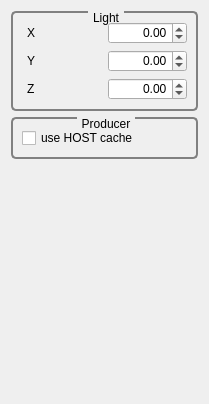
<?xml version="1.0" encoding="UTF-8"?>
<ui version="4.0">
 <class>GvtQCustomEditor</class>
 <widget class="QWidget" name="GvtQCustomEditor">
  <property name="geometry">
   <rect>
    <x>0</x>
    <y>0</y>
    <width>209</width>
    <height>404</height>
   </rect>
  </property>
  <property name="windowTitle">
   <string>Custom Editor</string>
  </property>
  <property name="styleSheet">
   <string>QGroupBox
{
     background-color: qlineargradient(x1: 0, y1: 0, x2: 0, y2: 1,
                                       stop: 0 #E0E0E0, stop: 1 #FFFFFF);
     border: 2px solid gray;
     border-radius: 5px;
     margin-top: 1ex; /* leave space at the top for the title */
 }

 QGroupBox::title
{
	 subcontrol-origin: margin;
     subcontrol-position: top center; /* position at the top center */
     padding: 0 3px;
     background-color: qlineargradient(x1: 0, y1: 0, x2: 0, y2: 1,
                                       stop: 0 #FFOECE, stop: 1 #FFFFFF);
 }

QLabel
{
	border-radius: 4px;
	padding: 2px;
 }
</string>
  </property>
  <layout class="QVBoxLayout" name="verticalLayout_2">
   <item>
    <widget class="QGroupBox" name="groupBox_2">
     <property name="title">
      <string>Light</string>
     </property>
     <layout class="QGridLayout" name="gridLayout_2">
      <item row="0" column="0">
       <widget class="QLabel" name="label_4">
        <property name="text">
         <string>X</string>
        </property>
       </widget>
      </item>
      <item row="0" column="1">
       <widget class="QDoubleSpinBox" name="_lightXDoubleSpinBox">
        <property name="alignment">
         <set>Qt::AlignRight|Qt::AlignTrailing|Qt::AlignVCenter</set>
        </property>
        <property name="minimum">
         <double>-99.989999999999995</double>
        </property>
        <property name="singleStep">
         <double>0.100000000000000</double>
        </property>
       </widget>
      </item>
      <item row="1" column="0">
       <widget class="QLabel" name="label_5">
        <property name="text">
         <string>Y</string>
        </property>
       </widget>
      </item>
      <item row="1" column="1">
       <widget class="QDoubleSpinBox" name="_lightYDoubleSpinBox">
        <property name="alignment">
         <set>Qt::AlignRight|Qt::AlignTrailing|Qt::AlignVCenter</set>
        </property>
        <property name="minimum">
         <double>-99.989999999999995</double>
        </property>
        <property name="singleStep">
         <double>0.100000000000000</double>
        </property>
       </widget>
      </item>
      <item row="2" column="0">
       <widget class="QLabel" name="label_6">
        <property name="text">
         <string>Z</string>
        </property>
       </widget>
      </item>
      <item row="2" column="1">
       <widget class="QDoubleSpinBox" name="_lightZDoubleSpinBox">
        <property name="alignment">
         <set>Qt::AlignRight|Qt::AlignTrailing|Qt::AlignVCenter</set>
        </property>
        <property name="minimum">
         <double>-99.989999999999995</double>
        </property>
        <property name="singleStep">
         <double>0.100000000000000</double>
        </property>
       </widget>
      </item>
     </layout>
    </widget>
   </item>
   <item>
    <widget class="QGroupBox" name="groupBox">
     <property name="enabled">
      <bool>true</bool>
     </property>
     <property name="title">
      <string>Producer</string>
     </property>
     <layout class="QVBoxLayout" name="verticalLayout">
      <item>
       <widget class="QCheckBox" name="_useHostCacheCheckBox">
        <property name="toolTip">
         <string>It avoids to read data from disk.</string>
        </property>
        <property name="text">
         <string>use HOST cache</string>
        </property>
       </widget>
      </item>
     </layout>
    </widget>
   </item>
   <item>
    <spacer name="verticalSpacer">
     <property name="orientation">
      <enum>Qt::Vertical</enum>
     </property>
     <property name="sizeHint" stdset="0">
      <size>
       <width>20</width>
       <height>122</height>
      </size>
     </property>
    </spacer>
   </item>
  </layout>
 </widget>
 <resources/>
 <connections/>
</ui>
